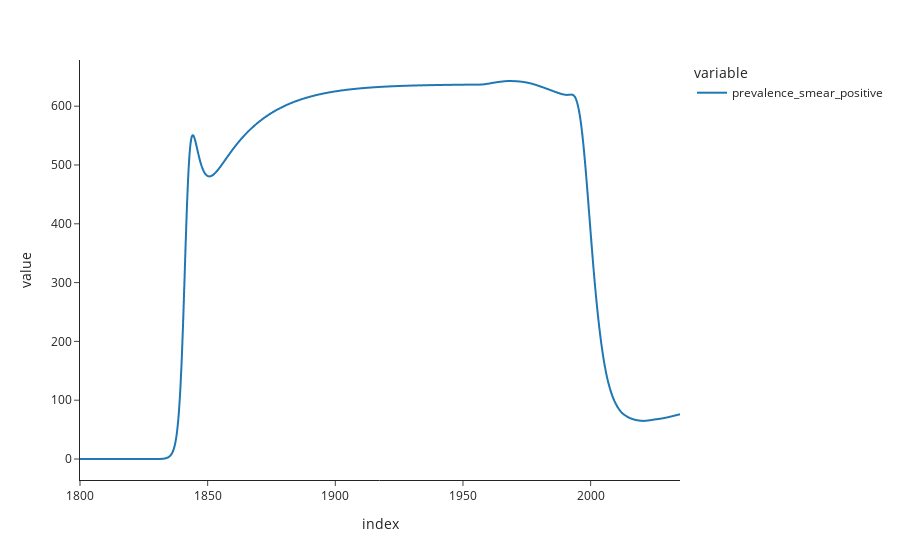

Source (notebook cell):
### Code cell
derived_df_0['prevalence_smear_positive'].plot()

### Figure 1 — Plotly figure (JSON) as saved in the notebook; plotly's stock layout.template omitted (floating-point values rounded to 4 significant figures; data arrays with more than 128 entries replaced by an {"elided": "..."} marker saying what was removed)
{"data": [{"hovertemplate": "variable=prevalence_smear_positive<br>index=%{x}<br>value=%{y}<extra></extra>", "legendgroup": "prevalence_smear_positive", "line": {"color": "#1F77B4", "dash": "solid"}, "marker": {"symbol": "circle"}, "mode": "lines", "name": "prevalence_smear_positive", "showlegend": true, "type": "scattergl", "x": {"elided": "2351 float values"}, "xaxis": "x", "y": {"elided": "2351 float values"}, "yaxis": "y"}], "layout": {"legend": {"title": {"text": "variable"}, "tracegroupgap": 0}, "margin": {"t": 60}, "xaxis": {"anchor": "y", "domain": [0, 1], "title": {"text": "index"}}, "yaxis": {"anchor": "x", "domain": [0, 1], "title": {"text": "value"}}}}
